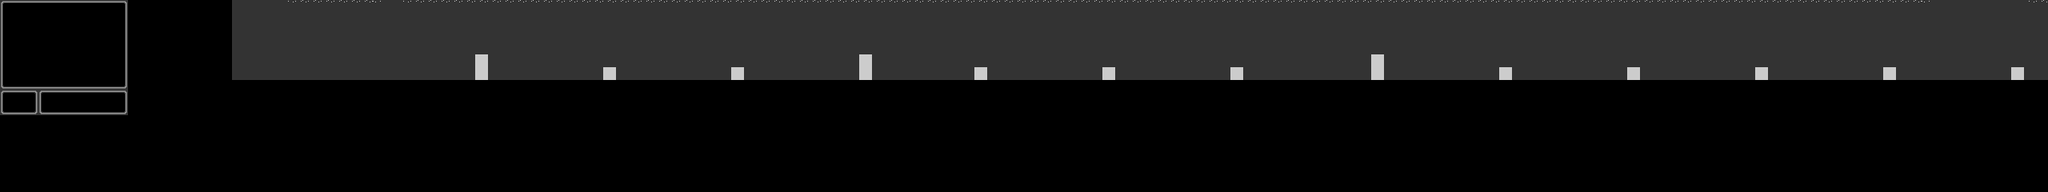

Below is a game level as drawn by its tile map, then a one-line description and the .tmx that defines it (tile-layer data replaced by summaries):
An orthogonal 160x15 tile map with 16x16 px tiles, 2 tile layers (map, screen).

<map version="1.0" orientation="orthogonal" renderorder="left-down" width="160" height="15" tilewidth="16" tileheight="16" nextobjectid="1">
 <tileset firstgid="1" name="gbjam" tilewidth="16" tileheight="16" tilecount="44" columns="0">
  <tile id="43">
   <image width="16" height="16" source="img/tile_blank.png" />
  </tile>
  <tile id="44">
   <image width="16" height="16" source="img/tile_clouds_1.png" />
  </tile>
  <tile id="45">
   <image width="16" height="16" source="img/tile_floor_1.png" />
  </tile>
  <tile id="46">
   <image width="16" height="16" source="img/tile_floor_2.png" />
  </tile>
  <tile id="47">
   <image width="16" height="16" source="img/tile_floor_3.png" />
  </tile>
  <tile id="48">
   <image width="16" height="16" source="img/tile_menu_b.png" />
  </tile>
  <tile id="49">
   <image width="16" height="16" source="img/tile_menu_bl.png" />
  </tile>
  <tile id="50">
   <image width="16" height="16" source="img/tile_menu_br.png" />
  </tile>
  <tile id="51">
   <image width="16" height="16" source="img/tile_menu_l.png" />
  </tile>
  <tile id="52">
   <image width="16" height="16" source="img/tile_menu_r.png" />
  </tile>
  <tile id="53">
   <image width="16" height="16" source="img/tile_menu_t.png" />
  </tile>
  <tile id="54">
   <image width="16" height="16" source="img/tile_menu_ul.png" />
  </tile>
  <tile id="55">
   <image width="16" height="16" source="img/tile_menu_ur.png" />
  </tile>
  <tile id="56">
   <image width="16" height="16" source="img/tile_mountain_1.png" />
  </tile>
  <tile id="57">
   <image width="16" height="16" source="img/tile_mountain_2.png" />
  </tile>
  <tile id="58">
   <image width="16" height="16" source="img/tile_mountain_3.png" />
  </tile>
  <tile id="59">
   <image width="16" height="16" source="img/tile_sky.png" />
  </tile>
  <tile id="60">
   <image width="16" height="16" source="img/tile_water.png" />
  </tile>
  <tile id="61">
   <image width="16" height="16" source="img/tile_floor_4.png" />
  </tile>
  <tile id="62">
   <image width="16" height="16" source="img/tile_floor_5.png" />
  </tile>
  <tile id="63">
   <image width="16" height="16" source="img/tile_clouds_2.png" />
  </tile>
  <tile id="64">
   <image width="16" height="16" source="img/tile_clouds_3.png" />
  </tile>
  <tile id="65">
   <image width="16" height="16" source="img/tile_clouds_4.png" />
  </tile>
  <tile id="66">
   <image width="16" height="16" source="img/tile_bgdetail_1.png" />
  </tile>
  <tile id="67">
   <image width="16" height="16" source="img/tile_bgdetail_2.png" />
  </tile>
  <tile id="68">
   <image width="16" height="16" source="img/tile_bgdetail_3.png" />
  </tile>
  <tile id="69">
   <image width="16" height="16" source="img/tile_curve_1.png" />
  </tile>
  <tile id="70">
   <image width="16" height="16" source="img/tile_curve_2.png" />
  </tile>
  <tile id="71">
   <image width="16" height="16" source="img/tile_curve_3.png" />
  </tile>
  <tile id="72">
   <image width="16" height="16" source="img/tile_curve_4.png" />
  </tile>
  <tile id="73">
   <image width="16" height="16" source="img/tile_floor_6.png" />
  </tile>
  <tile id="74">
   <image width="16" height="16" source="img/tile_floor_7.png" />
  </tile>
  <tile id="75">
   <image width="16" height="16" source="img/tile_foliage_1.png" />
  </tile>
  <tile id="76">
   <image width="16" height="16" source="img/tile_foliage_2.png" />
  </tile>
  <tile id="77">
   <image width="16" height="16" source="img/tile_foliage_3.png" />
  </tile>
  <tile id="78">
   <image width="16" height="16" source="img/tile_foliage_4.png" />
  </tile>
  <tile id="79">
   <image width="16" height="16" source="img/tile_foliage_5.png" />
  </tile>
  <tile id="80">
   <image width="16" height="16" source="img/tile_foliage_6.png" />
  </tile>
  <tile id="81">
   <image width="16" height="16" source="img/tile_stuff_1.png" />
  </tile>
  <tile id="82">
   <image width="16" height="16" source="img/tile_stuff_2.png" />
  </tile>
  <tile id="83">
   <image width="16" height="16" source="img/tile_stuff_3.png" />
  </tile>
  <tile id="84">
   <image width="16" height="16" source="img/tile_stuff_4.png" />
  </tile>
  <tile id="85">
   <image width="16" height="16" source="img/tile_stuff_5.png" />
  </tile>
  <tile id="86">
   <image width="16" height="16" source="img/tile_stuff_6.png" />
  </tile>
 </tileset>
 <layer name="map" width="160" height="15" offsetx="290.5" offsety="-140">
  <data>[2400 cells, 2400 non-empty, 36 distinct tile ids]</data>
 </layer>
 <layer name="screen" width="160" height="15">
  <data>[2400 cells, 50 non-empty, 8 distinct tile ids]</data>
 </layer>
</map>
